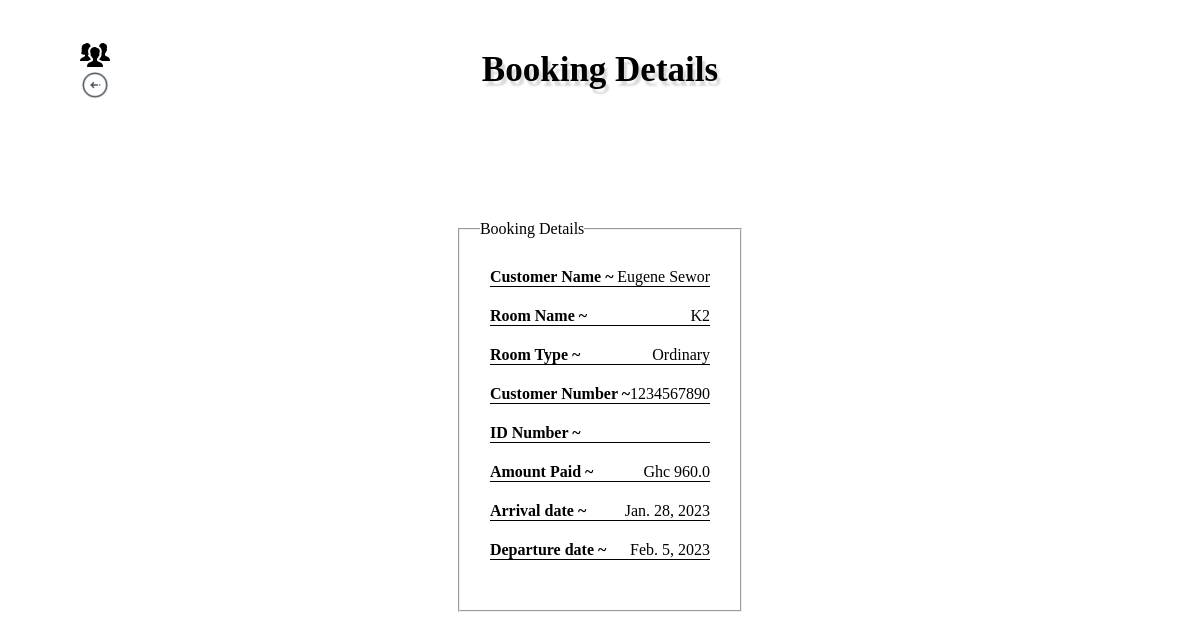
Page /receptionist/invoice_details/krEFMYnXRw on the committed database.
### receptionist/models.py (models this page shows, shortened)
class Booking(models.Model):
    room_name = models.ForeignKey(Room, on_delete= models.SET_NULL, null=True)
    booking_id = models.CharField(max_length= 20, primary_key=True)
    guest_name = models.CharField(max_length=100)
    no_of_guests = models.IntegerField()
    arrival = models.DateField(null=True)
    departure = models.DateField(null=True)
    phone_number = models.CharField(max_length=10)
    idtypes=(
        ('Ghana Card', 'Ghana Card'),
        ('Driver\'s License', 'Driver\'s License'),
        ('Votter\'s Id', 'Votter\'s Id'),
    )
    id_type = models.CharField(max_length=20, choices=idtypes)
    id_number = models.CharField(max_length=30)
    amount_paid = models.FloatField(null=True)
    price = models.FloatField()
    active = models.BooleanField(default=True)
    expired = models.BooleanField(default=True)

class Room(models.Model):
    name = models.TextField(max_length=100, primary_key=True, unique=True)
    capacity = models.IntegerField()
    sizes = (
        ('Executive', 'Executive'),
        ('Ordinary', 'Ordinary'),
        ('Standard', 'Standard'),
        )
    grade = models.CharField(max_length=100, choices=sizes)
    price = models.IntegerField()
    availability = models.BooleanField(default=True)
    next_booked_date = models.DateField(null=True, blank=True)
    next_free_date = models.DateField(null=True, blank=True)
    def __str__(self):
        return self.name

### receptionist/views.py (the view)
def invoice_details(request, pk):
    booking = Booking.objects.get(booking_id=pk)
    return render(request, 'emp_invoice_details.html', {'booking':booking})

### templates/emp_invoice_details.html (shortened to what this page needs)
{% load static %}
<!DOCTYPE html>
<html lang="en">
<head>
    <link rel="stylesheet" href={% static "style.css" %}>
</head>
<body class="body2">
    <div class="container dash1">
        <h2>Booking Details</h2>
        <div class="logout1">
            <div class="iden">
                <img src={% static  "./images/icons/people_60px.png" %} alt="">
            </div>
            <a href="../emp_invoice"><img src={% static "./images/icons/back_arrow_64px.png" %} alt=""></a>
        </div>
        <div class="main_body detailss">
            <aside class="aside1">
                <fieldset>
                    <legend>Booking Details</legend>
                    <div class="details">
                        <div class="line">
                            <label for="">Customer Name ~</label>
                            <span>{{booking.guest_name}}</span>
                        </div>
                        <div class="line">
                            <label for="">Room Name ~</label>
                            <span>{{booking.room_name}}</span>
                        </div>
                        <div class="line">
                            <label for="">Room Type ~</label>
                            <span>{{booking.room_name.grade}}</span>
                        </div>
                        <div class="line">
                            <label for="">Customer Number ~</label>
                            <span>{{booking.phone_number}}</span>
                        </div>
                        <div class="line">
                            <label for="">ID Number ~</label>
                        </div>
                        <div class="line">
                            <label for="">Amount Paid ~</label>
                            <span>Ghc {{booking.price}}</span>
                        </div>
                        <div class="line">
                            <label for="">Arrival date ~</label>
                            <span>{{booking.arrival}}</span>
                        </div>
                        <div class="line">
                            <label for="">Departure date ~</label>
                            <span>{{booking.departure}}</span>
                        </div>
                    </div>
            </aside>
        </div>
    </div>
</body>
</html>

### static/style.css (style rules this page uses)
* { margin: 0; padding: 0; box-sizing: border-box; font-family: Poppins; }
body { display: flex; justify-content: center; align-items: center; min-height: 100vh; min-width: 100vw; }
.body2 { background: url(./images/fernando-alvarez-rodriguez-M7GddPqJowg-unsplash.jpg); background-position: center; background-repeat: no-repeat; background-size: cover; }
.container { display: flex; justify-content: center; align-items: center; flex-direction: column; }
.logout1 { position: absolute; top: 0px; left: 30px; padding: 20px; display: flex; flex-direction: column; }
.logout1 img { width: 30px; height: 30px; }
.dash1 { position: relative; width: 95vw; background: rgba(255, 255, 255, 0.863); height: 95vh; border-radius: 20px; }
.dash1 h2 { position: absolute; top: 30px; font-size: 35px; margin-bottom: 40px; text-shadow: 3px 5px 2px rgba(0,0,0,0.15); }
.iden { display: flex; }
.dash1 .main_body { width: 100%; display: grid; grid-template-columns: 45% 55%; gap: 10px; height: 400px; padding: 20px; }
.dash1 .detailss { display: flex; justify-content: center; width: 70%; }
.main_body legend { margin-left: 20px; }
.details { display: flex; justify-content: center; flex-direction: column; padding: 30px; }
.line { display: flex; justify-content: space-between; align-items: center; border-bottom: 1px solid black; margin-bottom: 20px; }
.line label { font-weight: 600; }
.line span { font-weight: 500; }

### rows in the picture
Booking: guest_name "Eugene Sewor", room_name "K2", room_name.grade "Ordinary", phone_number "1234567890", price "960.0", arrival "Jan. 28, 2023", departure "Feb. 5, 2023"
